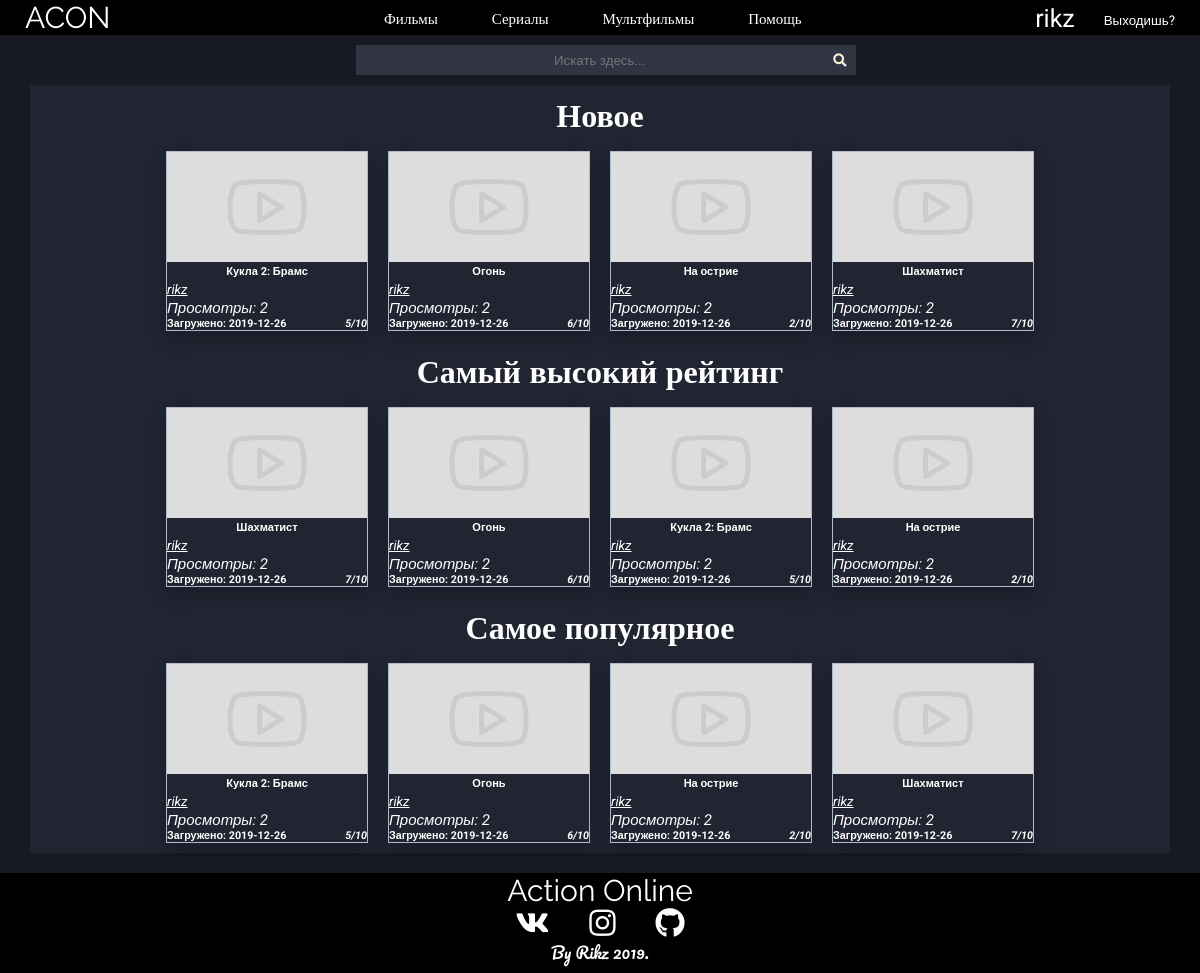
The page / (signed in) on the database its author committed.
### tables this page shows
CREATE TABLE `files` (
  `id` int(11) UNSIGNED NOT NULL,
  `title` varchar(250) NOT NULL,
  `description` text DEFAULT NULL,
  `preview` varchar(500) DEFAULT NULL,
  `location` varchar(500) NOT NULL,
  `author` varchar(200) DEFAULT NULL,
  `main_genre` int(11) UNSIGNED NOT NULL DEFAULT 1,
  `creator` int(11) UNSIGNED NOT NULL,
  `upload_date` date NOT NULL,
  `views` int(15) UNSIGNED DEFAULT NULL,
  `middle_rating` float UNSIGNED NOT NULL DEFAULT 0,
  `showing` int(10) UNSIGNED NOT NULL,
  `moderating` int(11) UNSIGNED NOT NULL
);

### lib/mainFunctions.php (the view, shortened to what this page needs)
<?php
  function level($user = 0, $id_view = 0 ) {
    require "lib/db.php";
    if (!$user) {
    	$user = $_SESSION["user_username"];
    }
    if ($id_view) {
      $query = "SELECT users.username AS username, roles.id
        FROM users INNER JOIN roles
         ON users.role = roles.id WHERE username = '$user'";
      $data = mysqli_query($dbc,$query);
      $info = mysqli_fetch_assoc($data);
      return $info['id'];
    }
  }
  function NameByid($id = 0) {
    if (!$id) {
      return ;
    }
    else {
      require "lib/db.php";
      $query = "SELECT username FROM `users` WHERE id = ? LIMIT 1";
      $stmt = mysqli_prepare($dbc,$query);
      mysqli_stmt_bind_param($stmt, 'i', $id);
      mysqli_stmt_execute($stmt);
      mysqli_stmt_bind_result($stmt,$user);
      return $user;
    }
  }
  function accountButton($id,$text = '') {
    return "<button type='submit' id='idNameButton' name='user_link' value=".$id.">".$text."<i class='line_under'>".NameByid($id)."</i></button>";
  }
  function draw_video($query = 0, $showmoderating = 0, $limit = -1) {
	if ($query) {
		require "lib/db.php";
		$data = mysqli_query($dbc,$query);
		$info = mysqli_fetch_assoc($data);
		echo "<div class='videos'>";
		$counter = 0;
		while ($info) {
			if ((!$info['moderating']) || ($info['moderating'] && $showmoderating == 1)) {
				if (!$info['preview'] || !file_exists($info['preview'])) {
					$info['preview'] = "images\\vid_paceholder.jpg";
				}
		        if ($info['showing'] == 0 && $info['showing'] != NULL) {
		          echo "
		            <div class='video' style='border: 3px #615f57 solid;'>";
		        }
		        else{
		          echo "
		            <div class='video'>";
		        }
				echo "
		        	<form method='GET' action='watch'>
		            <button class='videoButton' name='vid' value=".$info['id']."><img class='videoPreview' src=".$info['preview'].">
		            <h5>".$info['title']."</h5>
		            </button></form>
		            <form method='GET' action='account'>
		            <p>".accountButton($info['creator'])."</p>
		            </form>
		            <i id='homeViews'>Просмотры: ".$info['views']."</i>
		            <h6 id='homeAddInfo'>Загружено: ".$info['upload_date']."<i>".$info['middle_rating']."/10</i></h6>
		        </div>";
		        $counter++;
		    }
		    elseif ($counter == 0 && $showmoderating == 1) {
		    	echo "<p id='about'>Извините,сейчас тут ничего нет.</p>";
		    }
		    $info = mysqli_fetch_assoc($data);
		}
		echo "</div>";
	}
}
?>

### style/style.css (style rules this page uses)
* { margin: 0; padding: 0; font-family: 'Roboto', sans-serif; }
html, body { height:100%; }
body { background-color: #171923; color: white; }
.videos { display: flex; flex-wrap: wrap; justify-content: center; margin-top: 10px; }
.video { margin: 0 10px 10px 10px; margin-bottom: 10px; max-width: 200px; box-shadow: 0px 8px 16px 0px rgba(0,0,0,0.2); border: 1px #abc solid; }
#homeViews { font-size: 15px; }
#homeAddInfo { display: flex; flex-wrap: wrap; justify-content: space-between; align-items: flex-end; }
.videoPreview { width: 200px; height: 110px; }
.videoButton { cursor: pointer; border: none; color: white; background-color: #212431; }
.line_under { text-decoration: underline; }
#idNameButton { cursor: pointer; border: none; color: white; background-color: #212431; }

### rows shown on the page
files: moderating 0 (drawn), title "Кукла 2: Брамс", views "2", upload_date "2019-12-26", middle_rating "5"
files: moderating 0 (drawn), title "Огонь", views "2", upload_date "2019-12-26", middle_rating "6"
files: moderating 0 (drawn), title "На острие", views "2", upload_date "2019-12-26", middle_rating "2"
files: moderating 0 (drawn), title "Шахматист", views "2", upload_date "2019-12-26", middle_rating "7"

### other values the page prints
$_SESSION['user_username'] "rikz"
NameByid($id) "rikz"
